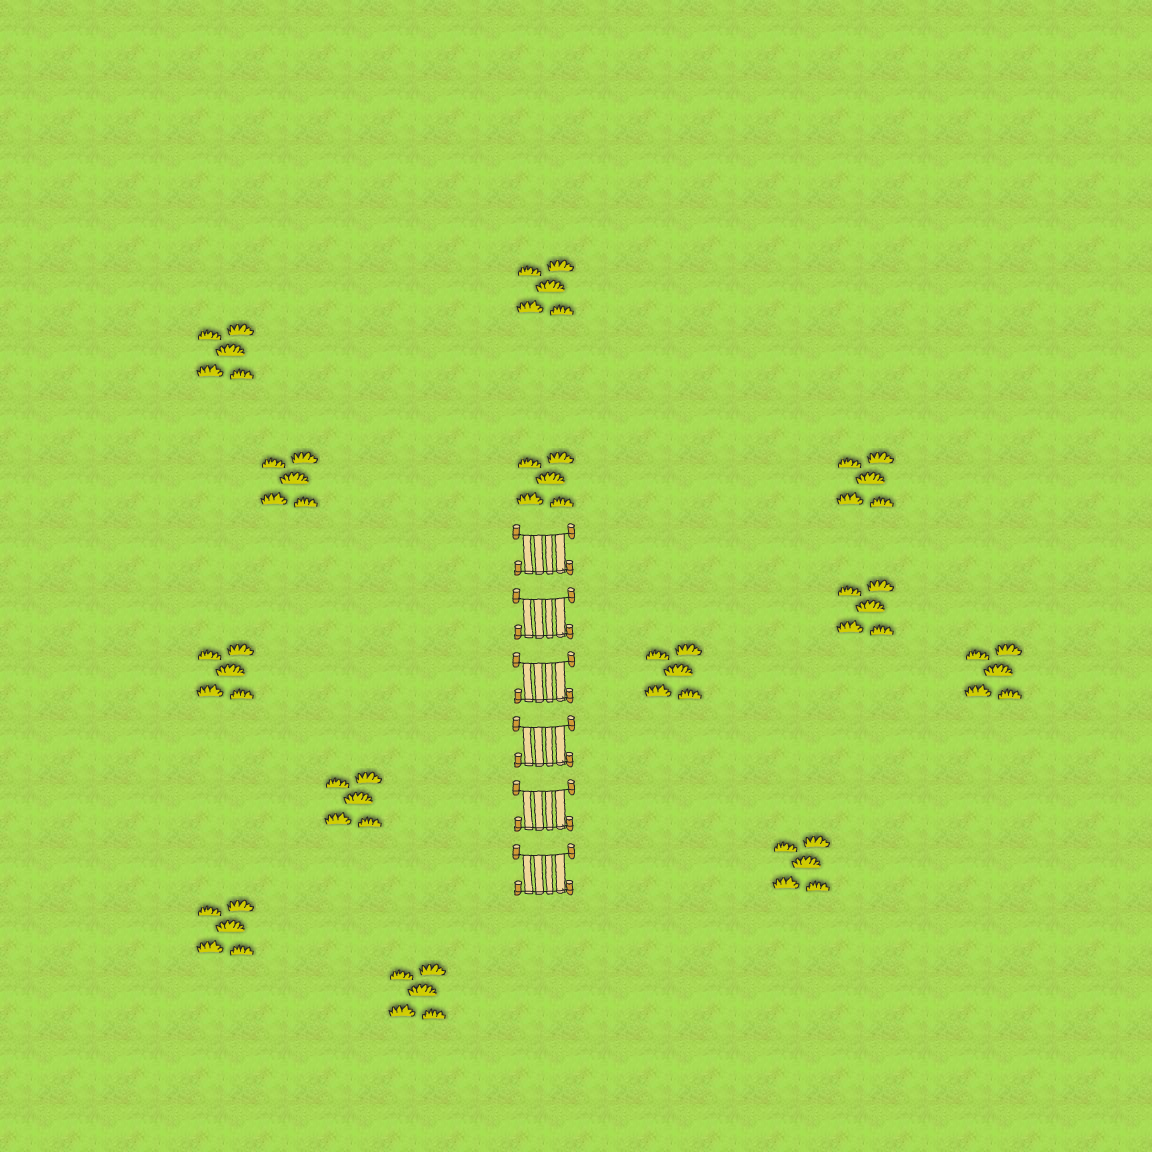

Rendered tile map (Tiled .tmx) drawn with the repository's tilesets; below, a short description and the map source with its tile grids summarised:
An orthogonal 18x18 tile map with 64x64 px tiles, 7 tile layers (TL1a, TL1b, WL1, CL1, ...), 6 tilesets and 7 objects (characters/player/player_one, characters/enemies/crocodile/croc_one, boulder/boulder_one, boulder/boulder_two, boulder/boulder_three, ...).

<map version="1.0" orientation="orthogonal" width="18" height="18" tilewidth="64" tileheight="64">
 <tileset firstgid="1" name="water" tilewidth="64" tileheight="64">
  <image source="../../../../tiles/water.png" width="320" height="1216" />
 </tileset>
 <tileset firstgid="96" name="jungle" tilewidth="64" tileheight="64">
  <image source="../../../../tiles/jungle.png" width="320" height="1216" />
 </tileset>
 <tileset firstgid="191" name="paths" tilewidth="64" tileheight="64">
  <image source="../../../../tiles/paths.png" width="320" height="1216" />
 </tileset>
 <tileset firstgid="286" name="objects" tilewidth="64" tileheight="64">
  <image source="../../../../tiles/objects.png" width="320" height="1216" />
 </tileset>
 <tileset firstgid="381" name="sand" tilewidth="64" tileheight="64">
  <image source="../../../../tiles/sand.png" width="320" height="1216" />
 </tileset>
 <tileset firstgid="476" name="walls" tilewidth="64" tileheight="64">
  <image source="../../../../tiles/walls.png" width="320" height="1216" />
 </tileset>
 <layer name="TL1a" width="18" height="18">
  <data>[324 cells, 324 non-empty, 1 distinct tile ids]</data>
 </layer>
 <layer name="TL1b" width="18" height="18">
  <data>[324 cells, 13 non-empty, 1 distinct tile ids]</data>
 </layer>
 <layer name="WL1" width="18" height="18">
  <data>[324 cells, 0 non-empty, 0 distinct tile ids]</data>
 </layer>
 <layer name="CL1" width="18" height="18">
  <data>[324 cells, 0 non-empty, 0 distinct tile ids]</data>
 </layer>
 <objectgroup name="OL1" width="18" height="18">
  <object name="characters/player/player_one" gid="286" x="512" y="896" />
  <object name="characters/enemies/crocodile/croc_one" gid="296" x="576" y="1024" />
  <object name="boulder/boulder_one" gid="288" x="448" y="576" />
  <object name="boulder/boulder_two" gid="288" x="704" y="704" />
  <object name="boulder/boulder_three" gid="288" x="832" y="512" />
  <object name="portal/portal_one" gid="293" x="960" y="896" />
  <object name="boulder/boulder_four" gid="288" x="320" y="704" />
 </objectgroup>
 <layer name="TL2" width="18" height="18">
  <data>[324 cells, 6 non-empty, 1 distinct tile ids]</data>
 </layer>
 <layer name="CL2" width="18" height="18">
  <data>[324 cells, 0 non-empty, 0 distinct tile ids]</data>
 </layer>
 <layer name="OL2" width="18" height="18">
  <data>[324 cells, 0 non-empty, 0 distinct tile ids]</data>
 </layer>
</map>
